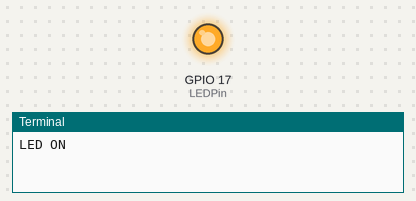
Bench run of a program on a simulated Raspberry Pi (BCM pin numbers). On the bench: output pins drawn as LEDs (lit = HIGH), the last lines printed to the terminal. At 9.0 s the program stops and its outputs stay as they are.

Above: at 1.0 s.
At 5.5 s:
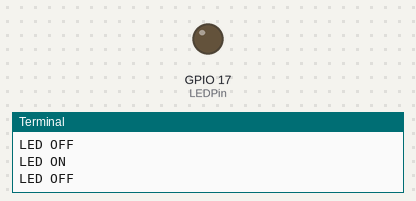
Timing chart, 0 to 6.9 s (numbered marks = the images above):
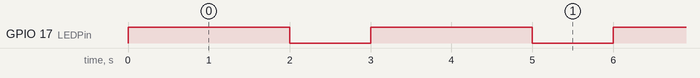

Measured:
- by itself, GPIO 17 (LEDPin): alternates HIGH for 2.0 s and LOW for 1.0 s

The program:

led-blink.py
```python
import RPi.GPIO as GPIO
from time import sleep

GPIO.setmode(GPIO.BCM)

blinkCount = 3
count = 0
LEDPin = 17

GPIO.setup(LEDPin, GPIO.OUT)

try:

    while count < blinkCount:
        GPIO.output(LEDPin, True)
        print("LED ON")
        sleep(2)
        GPIO.output(LEDPin, False)
        print("LED OFF")
        sleep(1)
        count += 1
finally:
    # reset GPIO pins to safe state
    GPIO.cleanup()
```
